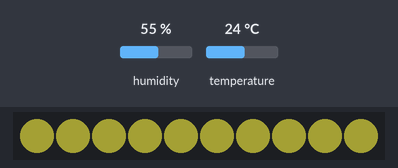
Simulated run of this sketch. Board: Arduino Uno, built with avr-gcc and run on an emulated ATmega328P. Shown: 10 RGB LEDs in strip order, left to right. Inputs (shaded band) come from the test bench; at power-on: temperature 24 °C, humidity 55 %. Dim RGB values are drawn brighter than linear; what the sketch prints to the serial monitor is not drawn.

Above: at 5.8 s.
5.9 s: temperature set to 19 °C
At 9.6 s:
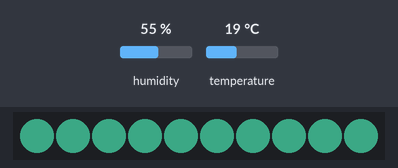
Timing chart, 0 to 11.1 s (numbered marks = the images above; inputs shaded):
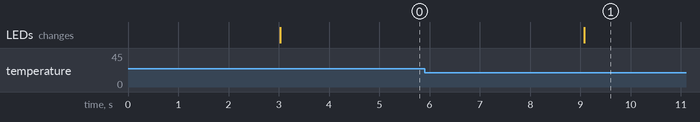

Measured:
- after the input at 5.9 s, the LEDs: change after 3.2 s (image 1)

The sketch:

Color-Temperature_Gauge.ino
```cpp
#include <Adafruit_NeoPixel.h>
#define LED_PIN 6
#define LED_COUNT 10
Adafruit_NeoPixel strip(LED_COUNT, LED_PIN, NEO_GRB + NEO_KHZ800);
int r=0, g=0, b=0;


#include "DHT.h"
#define DHTPIN 2
#define DHTTYPE DHT11
DHT dht(DHTPIN, DHTTYPE);

void setup() {
Serial.begin(9600);
Serial.println(F("DHTxx test!"));
dht.begin();


strip.begin();
strip.show();
strip.setBrightness(50);


}

void loop()
{
  delay(2000);
  float f = dht.readTemperature(true);

  if (isnan(f)) {
    Serial.println(F("Failed to read from DHT sensor!"));
    return;

}

 int fValue = digitalRead(2);

  if ((60 <= f) && (f <= 80)) g=-2.55*f*f+357*f-12240;
  if ((60 <= f) && (f <= 80)) r=12.75*f-765;
  if ((60 <= f) && (f <= 80)) b=-12.75*f+1020;


  Serial.print(f);

  strip.setPixelColor(0, r, g, b);
  strip.setPixelColor(1, r, g, b);
  strip.setPixelColor(2, r, g, b);
  strip.setPixelColor(3, r, g, b);
  strip.setPixelColor(4, r, g, b);
  strip.setPixelColor(5, r, g, b);
  strip.setPixelColor(6, r, g, b);
  strip.setPixelColor(7, r, g, b);
  strip.setPixelColor(8, r, g, b);
  strip.setPixelColor(9, r, g, b);


delay (1000);
strip.show();
}
```
